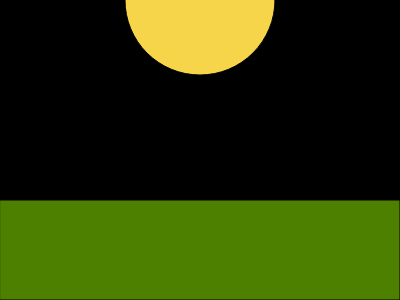
Frame 1 (no input)
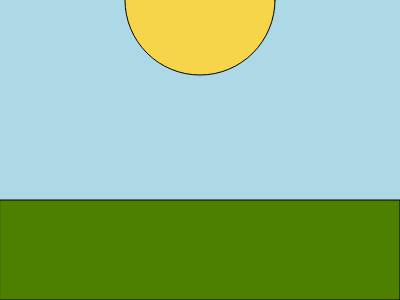
Frame 60 (no input)
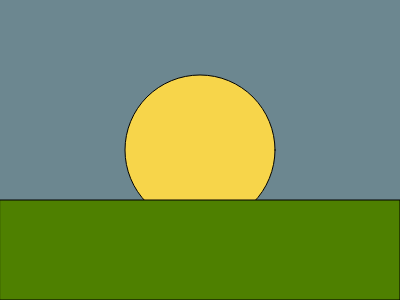
Frame 120 (the mouse pressed at the canvas centre since frame 60)

The p5.js sketch that drew these frames (run headless with seeded random() and noise() and a simulated clock; from frame 60 on, the mouse is pressed at the canvas centre):

// p5.js sketch
// ── sketch.js
let rojo=verde=azul=0;
let horizonte=300;
let sol=150;
let posx=200;

function setup(){
  createCanvas(400,300);
  mouseY=100;
}

function draw() {
  background(rojo,verde,azul);
  fill('rgb(247,213,74)');
  circle(200,mouseY,sol);
  fill('rgb(78,128,0)')
  rect(0,200,400,100)
  if(mouseY<horizonte) {rojo=173-173*mouseY/400;
                        verde=216-216*mouseY/400;
                        azul=230-230*mouseY/400;}
  else {rojo=verde=azul=0}
}
